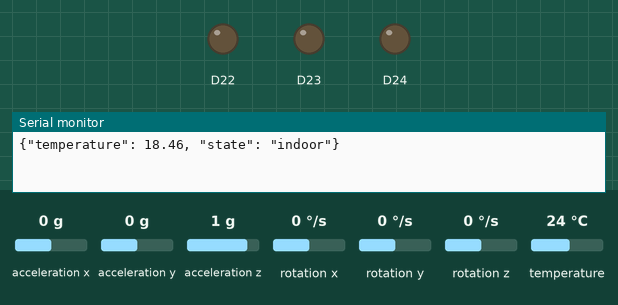
Simulated run of this sketch. Board: Arduino Nano RP2040 Connect. Parts: output pins drawn as LEDs (lit = HIGH), the last lines printed to the serial monitor. The test bench sets the inputs (shaded band); at power-on: acceleration y 0 g, rotation z 0 °/s, acceleration x 0 g, acceleration z 1 g, rotation x 0 °/s, rotation y 0 °/s, temperature 24 °C.

Above: at 1.2 s.
1.3 s: acceleration y set to 0.8 g
At 6.4 s:
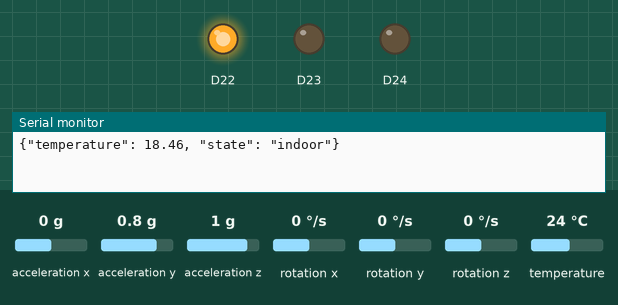
7.4 s: rotation z set to -87 °/s
21.4 s: rotation z set to -95 °/s
23.6 s: acceleration x set to 0.2 g
At 36.4 s:
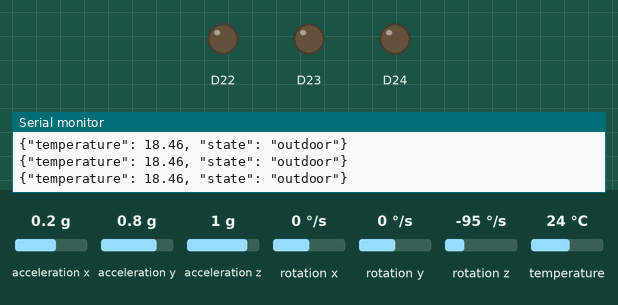
37.3 s: acceleration x set to -0.8 g
At 60.2 s:
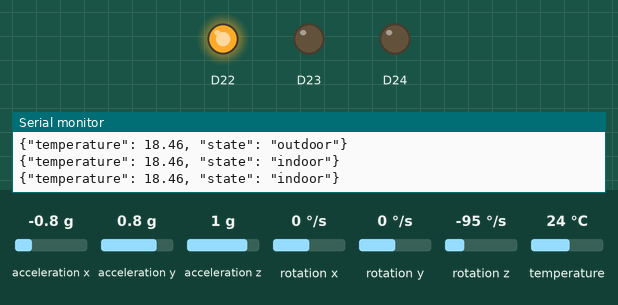
Timing chart, 0 to 60.7 s (numbered marks = the images above; inputs shaded):
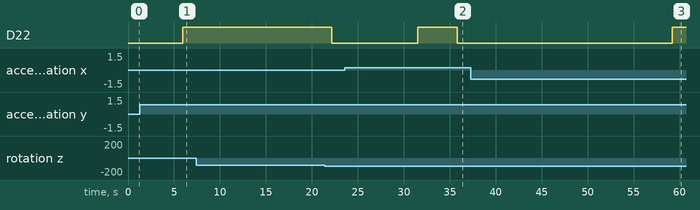

Measured:
- the behaviour switches between 0 and 0.1 g on acceleration x (found by bisection; images 1 and 2)
- after the input at 1.3 s, D22: LOW → HIGH after 4.7 s
- after the input at 23.6 s, D22: LOW → HIGH after 7.9 s instead of 7.3 s
- after the input at 37.3 s, D22: LOW → HIGH after 21.9 s instead of 9.2 s

The sketch:

exercise_8.ino
```cpp
#include <WiFiNINA.h>
#include <Arduino_LSM6DSOX.h>
#include <MadgwickAHRS.h>

// WiFi credentials
char ssid[] = "yourNetwork";     //  your network SSID (name)
char pass[] = "secretPassword";  // your network password

// Madgwick filter
Madgwick filter;

void setup() {
  // Initialize serial communication and wait for port to open:
  Serial.begin(9600);
  while (!Serial) {
    ; // wait for serial port to connect. Needed for native USB port only
  }

  // Connect to Wi-Fi
  //while (WiFi.status() != WL_CONNECTED) {
  //  WiFi.begin(ssid, pass);
  //  delay(10000); // Attempt to connect to Wi-Fi every 10 seconds
  //}

  // Initialize the LSM6DSOX
  if (!IMU.begin()) {
    Serial.println("Failed to initialize IMU!");
    while (1);
  }

  filter.begin(104.00);

  // Initalize LEDs
  pinMode(LEDR, OUTPUT);
  pinMode(LEDG, OUTPUT);
  pinMode(LEDB, OUTPUT);

  digitalWrite(LEDR, LOW);    // Red
  digitalWrite(LEDB, LOW);    // Blue
  digitalWrite(LEDG, LOW);    // Green
}

void loop() {
  // define accelerometer & gyroscop data
  float ax, ay, az;
  float gx, gy, gz;

  static int counter = 0;

  // True = Outdor False = Indor
  static bool state;

  static float temp = 0;

  // check if data is available every loop
  if(IMU.accelerationAvailable() &&
     IMU.gyroscopeAvailable()) {

    IMU.readAcceleration(ax, ay, az);
    IMU.readGyroscope(gx, gy, gz);

    // Update the filter with the latest data
    filter.updateIMU(gx, gy, gz, ax, ay, az);

    // Check the filter's roll for door movement
    if (filter.getRoll() > 5){
      state = true;
      digitalWrite(LEDR, HIGH); // Turn on LED if door is opened
    } else if (filter.getRoll() < -5) {
      state = false;
      digitalWrite(LEDR, HIGH); // Turn on LED if door is opened
    } else {
      digitalWrite(LEDR, LOW); // Turn off LED if door is closed
    }
  }

  if(!(counter % 100)){
    temp = get_temp();
    send_data(temp, state);
  }

  counter > 100 ? counter = 1 : counter++;
  delay(100);
}

float get_temp() {
  // Check if temperature is available
  if (IMU.temperatureAvailable())
  {
    int temperature_deg = 0;
    IMU.readTemperature(temperature_deg);

    // Offset of ~30%
    float temperature_normalized = temperature_deg / 1.3;

    return temperature_normalized;
  }
}

void send_data(float temp, bool in_out){
  // Construct JSON-style string
  String jsonString = "{\"temperature\": " + String(temp) + ", \"state\": \"" + (in_out ? "outdoor" : "indoor") + "\"}";
  Serial.println(jsonString);
}
```
